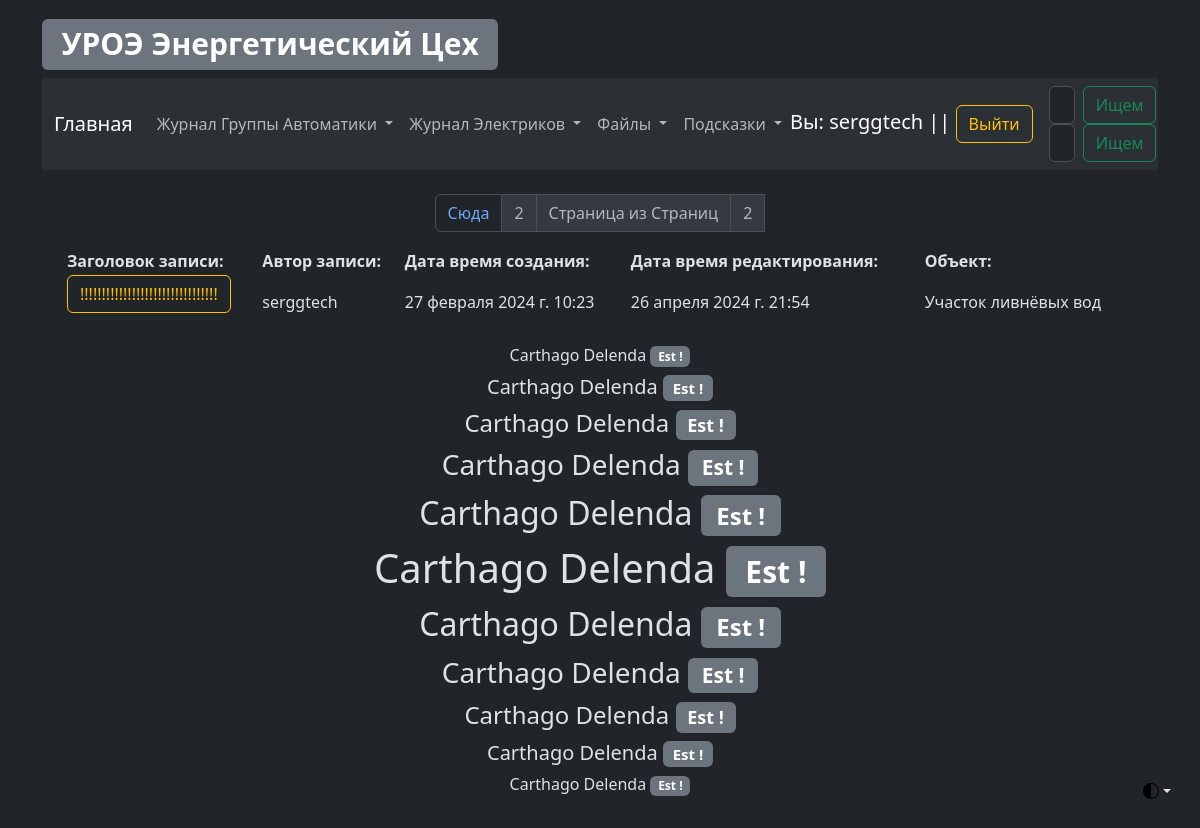
/elc/elc_log_view?page=2 (signed in), run on the app's committed database.
### elc/models.py (models this page shows, shortened)
class ElcLog(models.Model):
    record_text_title = models.CharField(
        verbose_name="Заголовок записи", max_length=100
    )
    record_text_full = models.TextField(verbose_name="Текст записи", max_length=9999)
    record_author = models.CharField(verbose_name="Автор записи", max_length=100)
    record_data_create = models.DateTimeField(
        verbose_name="Дата создания записи", auto_now_add=True, editable=False
    )
    record_data_update = models.DateTimeField(
        verbose_name="Дата редактирования записи", auto_now=True, editable=False
    )
    record_object = models.ForeignKey(
        EncObject,
        related_name="elc_log_object",
        on_delete=models.CASCADE,
        blank=True,
        verbose_name="Объект",
    )
    record_electrical_room = models.ForeignKey(
        EncElectricalRoom,
        related_name="elc_log_electrical_room",
        on_delete=models.CASCADE,
        blank=True,
        verbose_name="Электропомещение",
    )
    record_mechanism = models.ForeignKey(
        EncMechanism,
        related_name="elc_log_mechanism",
        on_delete=models.CASCADE,
        blank=True,
        verbose_name="Механизм",
    )
    class Meta:
        verbose_name = "Запись Элекриков"
        verbose_name_plural = "Записи Элекриков"

### Enc_object/models.py (models this page shows, shortened)
class EncObject(models.Model):
    title = models.CharField(verbose_name="Объект", max_length=100)
    title_description = models.CharField(
        verbose_name="Описание объекта", max_length=100
    )
    slug = models.SlugField(max_length=50, unique=True)
    def __str__(self):
        return f"{self.title}"
    class Meta:
        verbose_name = "Объект"
        verbose_name_plural = "Объекты"

### elc/views.py (the view)
# urls.py: path("elc_log_view", elc_log_view, name="elc_log_view"),
def elc_log_view(request):
    all_electrical_log = ElcLog.objects.all().order_by(
        "-id"
    )  # fetching all post objects from database
    p = Paginator(all_electrical_log, 5)  # creating a paginator object
    page_number = request.GET.get("page")
    try:
        page_obj = p.get_page(page_number)  # returns the desired page object
    except PageNotAnInteger:
        page_obj = p.page(1)
    except EmptyPage:
        page_obj = p.page(p.num_pages)
    context = {"page_obj": page_obj}
    return render(
        request,
        template_name="elc/log/log_view.html",
        context={
            "title": "Просмотр журнала Электриков",
            "all_electrical_log": all_electrical_log,
            "page_obj": page_obj,
            "context": context,
        },
    )

### elc/templates/elc/log/log_view.html (shortened to what this page needs)
{% extends 'template_0.html' %}
{% load static %}
{% block electrical_log_view %}
<div class="container">
    <div>
        <nav aria-label="Page navigation example">
            <ul class="pagination justify-content-center">
                <li class="page-item">
                    {%if page_obj.has_previous %}
                    <a class="page-link" href="?page={{page_obj.previous_page_number}}">Сюда</a>
                    {% endif %}
                </li>
                <li class="page-item disabled">
                    <a class="page-link" href="?page={{ page_obj.number }}">{{ page_obj.number }}</a>
                </li>
                <li class="page-item disabled">
                    <a class="page-link" href="#"> Страница из Страниц</a>
                </li>
                <li class="page-item disabled">
                    <a class="page-link" href="?page={{ page_obj.paginator.num_pages }}">
                        {{ page_obj.paginator.num_pages }}</a>
                </li>
            </ul>
        </nav>
    </div>
    <table align="center" width="100%">
        <tr>
            <th>Заголовок записи:</th>
            <th>Автор записи:</th>
            <th>Дата время создания:</th>
            <th>Дата время редактирования:</th>
            <th>Объект:</th>
        </tr>
        <tr>
            {% for record in page_obj.object_list %}
            <td>
                <p class="d-inline-flex gap-1">
                    <a aria-controls="collapseExample{{ record.id }}" aria-expanded="false"
                       class="btn btn-outline-warning"
                       data-bs-toggle="collapse" href="#collapseExample{{ record.id }}" role="button">
                        {{ record.record_text_title | safe | slice:32 }}
                    </a>
                </p>
            </td>
            <td>{{ record.record_author }}</td>
            <td>{{ record.record_data_create }}</td>
            <td>{{ record.record_data_update }}</td>
            <td>{{ record.record_object }}</td>
        </tr>
        {% endfor %}
    </table>
</div>
{% endblock %}

### templates/template_0.html (shortened to what this page needs)
{% load static %}
<!DOCTYPE html>
<html data-bs-theme="dark" lang="en">
<head>
    <link href="{% static 'css/bootstrap.min.css' %}" rel="stylesheet">
</head>
<body class="p-3 m-0 border-0 bd-example m-0 border-0">
<div class="dropdown position-fixed bottom-0 end-0 mb-3 me-3 bd-mode-toggle">
    <button aria-expanded="false"
            aria-label="Toggle theme (auto)"
            class="btn btn-bd-primary py-2 dropdown-toggle d-flex align-items-center"
            data-bs-toggle="dropdown"
            id="bd-theme"
            type="button">
        <svg class="bi my-1 theme-icon-active" height="1em" width="1em">
            <use href="#circle-half"></use>
        </svg>
    </button>
</div>
<main class="container">
    <a href="{% url 'main_page' %}"><h1><span class="badge bg-secondary">УРОЭ Энергетический Цех</span></h1></a>
    <nav class="navbar navbar-expand-lg bg-body-tertiary">
        <div class="container-fluid">
            <a class="navbar-brand" href="{% url 'main_page' %}">Главная</a>
            <div class="collapse navbar-collapse" id="navbarSupportedContent">
                <ul class="navbar-nav me-auto mb-2 mb-lg-0">
                    <li class="nav-item dropdown">
                        <a aria-expanded="false" class="nav-link dropdown-toggle" data-bs-toggle="dropdown" href="#"
                           role="button">
                            Журнал Группы Автоматики
                        </a>
                    </li>
                    <li class="nav-item dropdown">
                        <a aria-expanded="false" class="nav-link dropdown-toggle" data-bs-toggle="dropdown" href="#"
                           role="button">
                            Журнал Электриков
                        </a>
                    </li>
                    <li class="nav-item dropdown">
                        <a aria-expanded="false" class="nav-link dropdown-toggle" data-bs-toggle="dropdown" href="#"
                           role="button">
                            Файлы
                        </a>
                    </li>
                    <li class="nav-item dropdown">
                        <a aria-expanded="false" class="nav-link dropdown-toggle" data-bs-toggle="dropdown" href="#"
                           role="button">
                            Подсказки
                        </a>
                    </li>
                </ul>
                <div>
                    {% if request.user.is_authenticated %}
                    <div class="navbar-brand">
                        Вы: {{ request.user }} || <a class="btn btn-outline-warning"
                                                     href="{% url 'logout' %}">Выйти</a>
                    </div>
                    {% else %}
                    <div class="navbar-brand">
                        Вы: Гость || <a class="btn btn-outline-danger"
                                        href="{% url 'login' %}">Войти</a>
                    </div>
                    {% endif %}
                </div>
                <div>
                    <form action="{% url 'as_search_results' %}" class="d-flex" method="get" role="search">
                        <input aria-label="Search" class="form-control me-2" name="search" placeholder="Автоматчики"
                               type="search">
                        <button class="btn btn-outline-success" type="submit">Ищем</button>
                    </form>
                    <form action="{% url 'elc_search_results' %}" class="d-flex" method="get" role="search">
                        <input aria-label="Search" class="form-control me-2" name="search" placeholder="Электрики"
                               type="search">
                        <button class="btn btn-outline-success" type="submit">Ищем</button>
                    </form>
                </div>
            </div>
        </div>
    </nav>
    <div class="container">
        <br>
        {% if request.user.is_authenticated %}
        {% block electrical_log_view %} {% endblock %}
        {% else %}
        {% block user_login %} {% endblock %}
        {% endif %}
        <div align="center" data-width="100%">
            <p>
            <h6>Carthago Delenda <span class="badge bg-secondary">Est !</span></h6>
            <h5>Carthago Delenda <span class="badge bg-secondary">Est !</span></h5>
            <h4>Carthago Delenda <span class="badge bg-secondary">Est !</span></h4>
            <h3>Carthago Delenda <span class="badge bg-secondary">Est !</span></h3>
            <h2>Carthago Delenda <span class="badge bg-secondary">Est !</span></h2>
            <h1>Carthago Delenda <span class="badge bg-secondary">Est !</span></h1>
            <h2>Carthago Delenda <span class="badge bg-secondary">Est !</span></h2>
            <h3>Carthago Delenda <span class="badge bg-secondary">Est !</span></h3>
            <h4>Carthago Delenda <span class="badge bg-secondary">Est !</span></h4>
            <h5>Carthago Delenda <span class="badge bg-secondary">Est !</span></h5>
            <h6>Carthago Delenda <span class="badge bg-secondary">Est !</span></h6>
            </p>
        </div>
    </div>
</main>
</body>
</html>

### data on the page
ElcLog: record_text_title "!!!!!!!!!!!!!!!!!!!!!!!!!!!!!!!!", record_author "serggtech", record_data_create "27 февраля 2024 г. 10:23", record_data_update "26 апреля 2024 г. 21:54", record_object "Участок ливнёвых вод"

### other printed values
{{ request.user }} "serggtech"
{{ page_obj.number }} "2"
{{ page_obj.paginator.num_pages }} "2"
